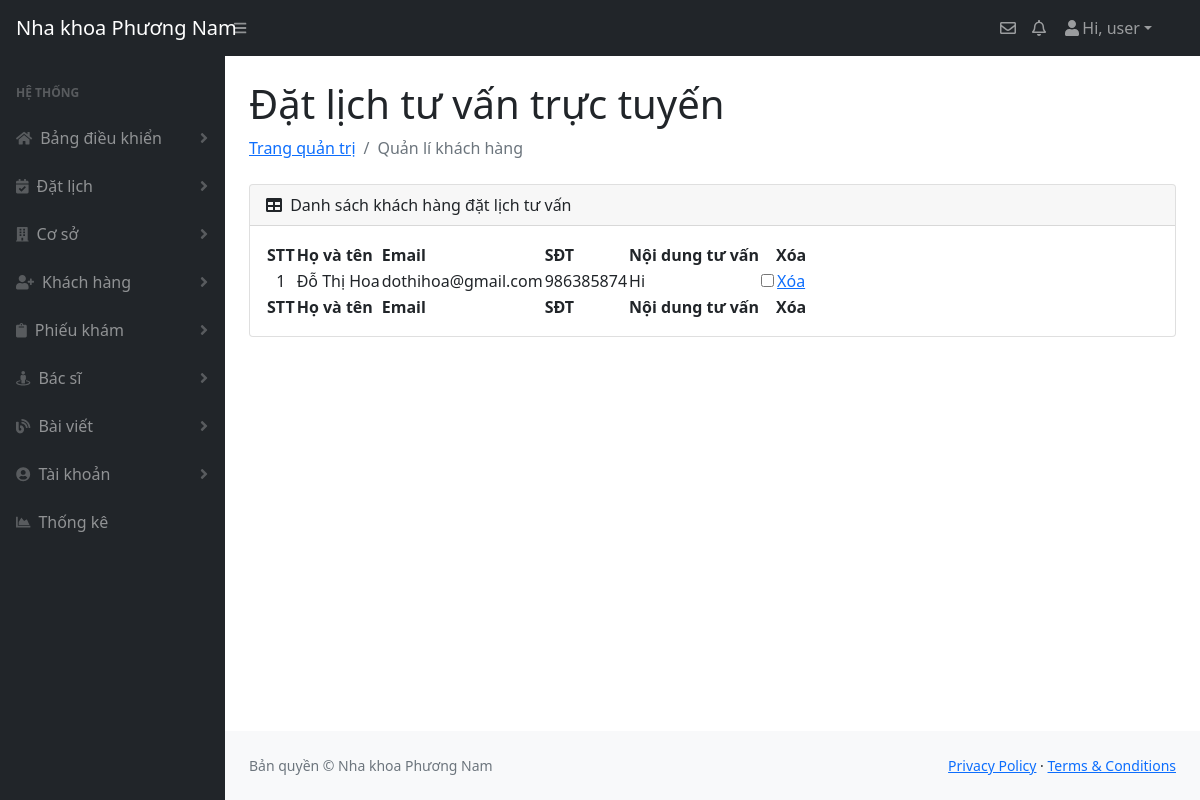
/admin/dat_lich_tu_van.php, run on the app's committed database.
### tables this page shows
CREATE TABLE `tbl_lien_he` (
  `id_lien_he` int(10) NOT NULL,
  `ho_ten` varchar(50) NOT NULL,
  `email` varchar(50) NOT NULL,
  `sdt` int(10) NOT NULL,
  `messege` text NOT NULL
);

### admin/dat_lich_tu_van.php (the view, shortened to what this page needs)
<!DOCTYPE html>
<html lang="en">
    <head>
        <link href="https://cdn.jsdelivr.net/npm/simple-datatables@latest/dist/style.css" rel="stylesheet" />
        <link href="css/styles.css" rel="stylesheet" />
    </head>
    <body class="sb-nav-fixed">
        <nav class="sb-topnav navbar navbar-expand navbar-dark bg-dark">
            <a class="navbar-brand ps-3" href="index.html">Nha khoa Phương Nam</a>
            <button class="btn btn-link btn-sm order-1 order-lg-0 me-4 me-lg-0" id="sidebarToggle" href="#!"><i class="fas fa-bars"></i></button>
            <form class="d-none d-md-inline-block form-inline ms-auto me-0 me-md-3 my-2 my-md-0">
            <ul class="navbar-nav ms-auto ms-md-0 me-3 me-lg-4">
                <li class="dropdown dropdown-list-toggle"><a href="#" data-bs-toggle="dropdown" class="nav-link nav-link-lg message-toggle beep"><i class="far fa-envelope"></i></a>
                </li>
                <li class="dropdown dropdown-list-toggle"><a href="#" data-bs-toggle="dropdown" class="nav-link notification-toggle nav-link-lg beep"><i class="far fa-bell"></i></a>
                </li>
                <li class="nav-item dropdown">
                    <a class="nav-link dropdown-toggle" id="navbarDropdown" href="#" role="button" data-bs-toggle="dropdown" aria-expanded="false"><i class="fas fa-user fa-fw"></i>Hi, user</a>
                </li>
            </ul>
            </form>
        </nav>
        <div id="layoutSidenav">
            <div id="layoutSidenav_nav">
                <nav class="sb-sidenav accordion sb-sidenav-dark" id="sidenavAccordion">
                    <div class="sb-sidenav-menu">
                        <div class="nav">
                            <div class="sb-sidenav-menu-heading">Hệ thống</div>
                            <a class="nav-link collapsed" href="#" data-bs-toggle="collapse" data-bs-target="#collapseSystems" aria-expanded="false" aria-controls="collapseSystems">
                                <div class="sb-nav-link-icon"><i class="fas fa-home"></i></div>
                                Bảng điều khiển
                                <div class="sb-sidenav-collapse-arrow"><i class="fas fa-angle-down"></i></div>
                            </a>
                            <a class="nav-link collapsed" href="#" data-bs-toggle="collapse" data-bs-target="#collapseDatlich" aria-expanded="false" aria-controls="collapseDatlich">
                                <div class="sb-nav-link-icon"><i class="fas fa-calendar-check"></i></div>
                                Đặt lịch
                                 <div class="sb-sidenav-collapse-arrow"><i class="fas fa-angle-down"></i></div>
                            </a>
                            <a class="nav-link collapsed" href="#" data-bs-toggle="collapse" data-bs-target="#collapseCoso" aria-expanded="false" aria-controls="collapseCoso">
                                <div class="sb-nav-link-icon"><i class="fas fa-building"></i></div>
                                Cơ sở
                                <div class="sb-sidenav-collapse-arrow"><i class="fas fa-angle-down"></i></div>
                            </a>
                            <a class="nav-link collapsed" href="#" data-bs-toggle="collapse" data-bs-target="#collapseKhachhang" aria-expanded="false" aria-controls="collapseKhachhang">
                                <div class="sb-nav-link-icon"><i class="fas fa-user-plus"></i></div>
                                Khách hàng
                                <div class="sb-sidenav-collapse-arrow"><i class="fas fa-angle-down"></i></div>
                            </a>
                            <a class="nav-link collapsed" href="#" data-bs-toggle="collapse" data-bs-target="#collapseBenhan" aria-expanded="false" aria-controls="collapseBenhan">
                                <div class="sb-nav-link-icon"><i class="fas fa-clipboard"></i></div>
                                Phiếu khám
                                <div class="sb-sidenav-collapse-arrow"><i class="fas fa-angle-down"></i></div>
                            </a>
                            <a class="nav-link collapsed" href="#" data-bs-toggle="collapse" data-bs-target="#collapseBacsi" aria-expanded="false" aria-controls="collapseBacsi">
                                <div class="sb-nav-link-icon"><i class="fas fa-street-view"></i></div>
                                Bác sĩ
                                <div class="sb-sidenav-collapse-arrow"><i class="fas fa-angle-down"></i></div>
                            </a>
                            <a class="nav-link collapsed" href="#" data-bs-toggle="collapse" data-bs-target="#collapseBlog" aria-expanded="false" aria-controls="collapseBlog">
                                <div class="sb-nav-link-icon"><i class="fas fa-blog"></i></div>
                                Bài viết
                                <div class="sb-sidenav-collapse-arrow"><i class="fas fa-angle-down"></i></div>
                            </a>
                            <a class="nav-link collapsed" href="#" data-bs-toggle="collapse" data-bs-target="#collapseTaikhoan" aria-expanded="false" aria-controls="collapseTaikhoan">
                                <div class="sb-nav-link-icon"><i class="fas fa-user-circle"></i></div>
                                Tài khoản
                                <div class="sb-sidenav-collapse-arrow"><i class="fas fa-angle-down"></i></div>
                            </a>
                            <a class="nav-link" href="thong_ke.php">
                                <div class="sb-nav-link-icon"><i class="fas fa-chart-area"></i></div>
                                Thống kê
                            </a>
                        </div>
                    </div>
                </nav>
            </div>
            <div id="layoutSidenav_content">
                <main>
                    <div class="container-fluid px-4">
                         <h1 class="mt-4">Đặt lịch tư vấn trực tuyến</h1>
                        <ol class="breadcrumb mb-4">
                            <li class="breadcrumb-item"><a href="index.php">Trang quản trị</a></li>
                            <li class="breadcrumb-item active">Quản lí khách hàng</li>
                        </ol>
                        <div class="card mb-4">
                            <div class="card-header">
                                <i class="fas fa-table me-1"></i>
                                Danh sách khách hàng đặt lịch tư vấn
                            </div>
                            <div class="card-body">
                                <table id="datatablesSimple">
                                    <thead>
                                        <tr>
                                            <th>STT</th>
                                            <th>Họ và tên</th>
                                            <th>Email</th>
                                            <th>SĐT</th>
                                            <th>Nội dung tư vấn</th>
                                            <th></th>
                                            <th>Xóa</th>
                                        </tr>
                                    </thead>
                                    <tfoot>
                                        <tr>
                                            <th>STT</th>
                                            <th>Họ và tên</th>
                                            <th>Email</th>
                                            <th>SĐT</th>
                                            <th>Nội dung tư vấn</th>
                                            <th></th>
                                            <th>Xóa</th>
                                        </tr>
                                    </tfoot>
                                    <tbody>
                                         <?php
                                         include("../config.php");
                                        $sql = "SELECT *
                                                FROM tbl_lien_he
                                                ORDER BY id_lien_he DESC";
                                        $lien_he = mysqli_query($ket_noi, $sql);
                                        $i=0;
                                        while($row = mysqli_fetch_array($lien_he))
                                        {
                                            $i++;
                                          ;?>
                                        <tr>
                                            <td style="text-align: center"><?php echo $i ;?></td>
                                            <td><?php echo $row["ho_ten"] ;?></td>
                                            <td><?php echo $row["email"] ;?></td>
                                            <td><?php echo $row["sdt"] ;?></td>
                                            <td><?php echo $row["messege"] ;?></td>
                                            <td style="text-align: center"><input type="checkbox" name="custom-switch-checkbox" class="custom-switch-input"></td>
                                            <td style="text-align: center"><a href="dat_lich_tu_van_xoa.php?id=<?php echo $row["id_lien_he"];?>">Xóa</a></td>
                                        </tr>
                                        <?php
                                        }
                                        ;?>
                                    </tbody>
                                </table>
                            </div>
                        </div>
                    </div>
                </main>
                <footer class="py-4 bg-light mt-auto">
                    <div class="container-fluid px-4">
                        <div class="d-flex align-items-center justify-content-between small">
                            <div class="text-muted">Bản quyền &copy; Nha khoa Phương Nam</div>
                            <div>
                                <a href="#">Privacy Policy</a>
                                &middot;
                                <a href="#">Terms &amp; Conditions</a>
                            </div>
                        </div>
                    </div>
                </footer>
            </div>
        </div>
    </body>
</html>

### data on the page
tbl_lien_he: ho_ten "Đỗ Thị Hoa", email "dothihoa@gmail.com", sdt "986385874", messege "Hi"
